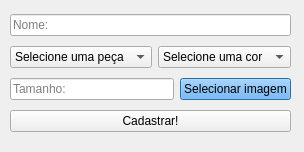
<?xml version="1.0" encoding="UTF-8"?>
<ui version="4.0">
 <class>cadastro</class>
 <widget class="QDialog" name="cadastro">
  <property name="geometry">
   <rect>
    <x>0</x>
    <y>0</y>
    <width>304</width>
    <height>152</height>
   </rect>
  </property>
  <property name="windowTitle">
   <string>Cadastrar uma nova peça</string>
  </property>
  <widget class="QWidget" name="layoutWidget">
   <property name="geometry">
    <rect>
     <x>10</x>
     <y>10</y>
     <width>281</width>
     <height>129</height>
    </rect>
   </property>
   <layout class="QVBoxLayout" name="verticalLayout">
    <item>
     <widget class="QLineEdit" name="btnNome">
      <property name="placeholderText">
       <string>Nome:</string>
      </property>
     </widget>
    </item>
    <item>
     <layout class="QHBoxLayout" name="horizontalLayout_2">
      <item>
       <widget class="QComboBox" name="btnPeca">
        <item>
         <property name="text">
          <string>Selecione uma peça</string>
         </property>
        </item>
        <item>
         <property name="text">
          <string>Camisa</string>
         </property>
        </item>
        <item>
         <property name="text">
          <string>Camiseta</string>
         </property>
        </item>
        <item>
         <property name="text">
          <string>Blusa</string>
         </property>
        </item>
        <item>
         <property name="text">
          <string>Jeans</string>
         </property>
        </item>
        <item>
         <property name="text">
          <string>Bermuda</string>
         </property>
        </item>
        <item>
         <property name="text">
          <string>Shortinho</string>
         </property>
        </item>
        <item>
         <property name="text">
          <string>Saia</string>
         </property>
        </item>
        <item>
         <property name="text">
          <string>Tenis</string>
         </property>
        </item>
        <item>
         <property name="text">
          <string>Sapatenis</string>
         </property>
        </item>
        <item>
         <property name="text">
          <string>Chinelo</string>
         </property>
        </item>
       </widget>
      </item>
      <item>
       <widget class="QComboBox" name="btnCor">
        <item>
         <property name="text">
          <string>Selecione uma cor</string>
         </property>
        </item>
        <item>
         <property name="text">
          <string>Preto</string>
         </property>
        </item>
        <item>
         <property name="text">
          <string>Branco</string>
         </property>
        </item>
        <item>
         <property name="text">
          <string>Cinza</string>
         </property>
        </item>
        <item>
         <property name="text">
          <string>Vinho</string>
         </property>
        </item>
        <item>
         <property name="text">
          <string>Vermelho</string>
         </property>
        </item>
        <item>
         <property name="text">
          <string>Azul</string>
         </property>
        </item>
        <item>
         <property name="text">
          <string>Verde</string>
         </property>
        </item>
        <item>
         <property name="text">
          <string>Marrom</string>
         </property>
        </item>
        <item>
         <property name="text">
          <string>Laranja</string>
         </property>
        </item>
       </widget>
      </item>
     </layout>
    </item>
    <item>
     <layout class="QHBoxLayout" name="horizontalLayout">
      <item>
       <widget class="QLineEdit" name="btnTamanho">
        <property name="styleSheet">
         <string notr="true"/>
        </property>
        <property name="text">
         <string/>
        </property>
        <property name="placeholderText">
         <string>Tamanho:</string>
        </property>
       </widget>
      </item>
      <item>
       <widget class="QPushButton" name="btnImagem">
        <property name="styleSheet">
         <string notr="true">background-color: rgb(85, 170, 255);</string>
        </property>
        <property name="text">
         <string>Selecionar imagem</string>
        </property>
       </widget>
      </item>
     </layout>
    </item>
    <item>
     <widget class="QPushButton" name="btnCadastrar">
      <property name="text">
       <string>Cadastrar!</string>
      </property>
     </widget>
    </item>
   </layout>
  </widget>
 </widget>
 <resources/>
 <connections/>
</ui>
